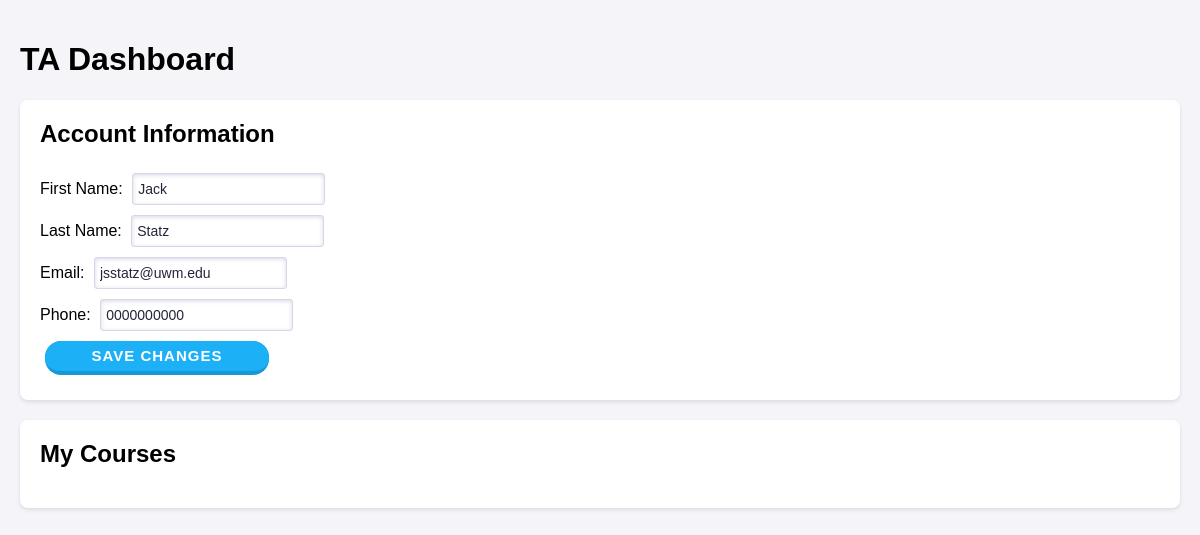
Before: /TADashboard/4/ with the older database file.
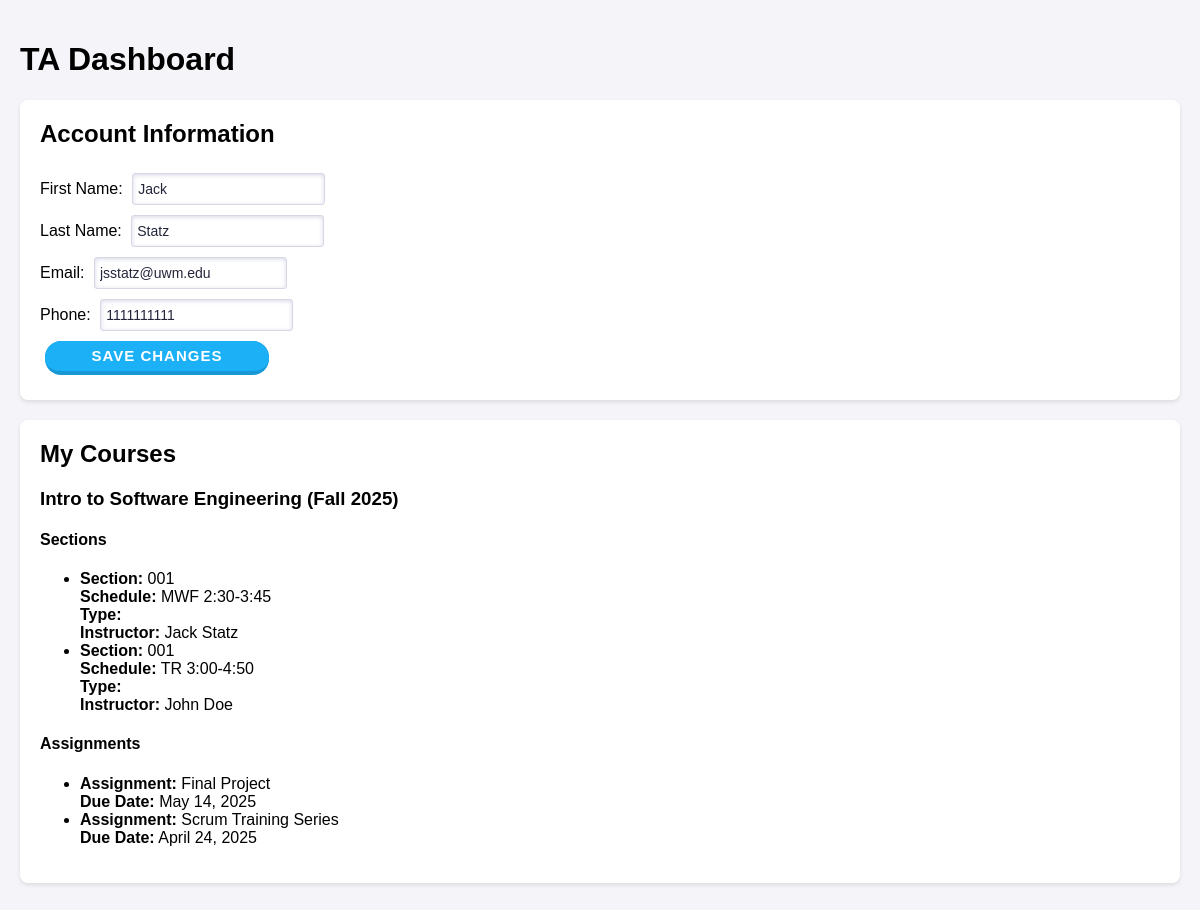
After: the same page with the newer database file.
### ScheduleAppData/models.py (models this page shows)
class User(models.Model):
    class Role(models.TextChoices):
        Supervisor = "Supervisor"
        Instructor = "Instructor"
        TA = "TA"
    Id = models.AutoField(primary_key=True)
    FirstName = models.CharField(max_length=120)
    LastName = models.CharField(max_length=120)
    Email = models.CharField(max_length=120)
    Password = models.CharField(max_length=120)
    Phone = models.CharField(max_length=120)
    Role = models.CharField(choices=Role.choices, max_length=20)

class Courses(models.Model):
    Id = models.AutoField(primary_key=True)
    CourseName = models.CharField(max_length=120)
    Semester = models.CharField(max_length=120)
    Year = models.IntegerField()

class Sections(models.Model):
    class SectionType(models.TextChoices):
        Lab = "Lab"
        Lecture = "Lecture"
    Id = models.AutoField(primary_key=True)
    CourseId = models.ForeignKey(Courses, on_delete=models.CASCADE)
    SectionNum = models.CharField(max_length=120)
    Schedule = models.CharField(max_length=120)
    SectionType = models.CharField(choices=SectionType.choices, max_length=20)
    InstructorId = models.ForeignKey(User, on_delete=models.CASCADE)

class Assignments(models.Model):
    Id = models.AutoField(primary_key=True)
    AssignmentName = models.CharField(max_length=120)
    DueDate = models.DateField()
    CourseId = models.ForeignKey(Courses, on_delete=models.CASCADE)

### ScheduleAppData/views.py (the view, shortened to what this page needs)
# urls.py: path('TADashboard/', TADashboard.as_view()),path('TADashboard/<int:TA_id>/', TADashboard.as_view(), name='TA_dashboard'),
class TADashboard(View):
    def get(self, request, TA_id):
        from ScheduleAppData.models import Courses, Assignments, Sections
        TA = User.objects.get(pk=TA_id)
        courses = Courses.objects.filter(sections__InstructorId=TA).distinct()
        for course in courses:
            course.sections = Sections.objects.filter(CourseId=course)
            course.assignments = Assignments.objects.filter(CourseId=course)
        return render(request, 'TADashboard.html', {
            'TA': TA,
            'courses': courses
        })

### templates/TADashboard.html (shortened to what this page needs)
{% load static %}
<!DOCTYPE html>
<html lang="en">
<head>
    <link rel="stylesheet" href="{% static 'css/styles.css' %}">
</head>
<body>
    <div class="container">
        <h1>TA Dashboard</h1>
        <div class="section">
            <h2>Account Information</h2>
            <form method="POST">
                <div class="form-group">
                    <label for="firstName">First Name:</label>
                    <input type="text" id="firstName" name="firstName" value="{{ TA.FirstName }}" class="text-field" required>
                </div>
                <div class="form-group">
                    <label for="lastName">Last Name:</label>
                    <input type="text" id="lastName" name="lastName" value="{{ TA.LastName }}" class="text-field" required>
                </div>
                <div class="form-group">
                    <label for="email">Email:</label>
                    <input type="email" id="email" name="email" value="{{ TA.Email }}" class="text-field" required>
                </div>
                <div class="form-group">
                    <label for="phone">Phone:</label>
                    <input type="tel" id="phone" name="phone" value="{{ TA.Phone }}" class="text-field" required>
                </div>
                <button type="submit" name="update_account" class="button">Save Changes</button>
            </form>
        </div>
        <div class="section">
            <h2>My Courses</h2>
            {% for course in courses %}
                <div class="course">
                    <h3>{{ course.CourseName }} ({{ course.Semester }} {{ course.Year }})</h3>
                    <h4>Sections</h4>
                    <ul>
                        {% for section in course.sections %}
                            <li>
                                <strong>Section:</strong> {{ section.SectionNum }}<br>
                                <strong>Schedule:</strong> {{ section.Schedule }}<br>
                                <strong>Type:</strong> {{ section.SectionType }}<br>
                                <strong>Instructor:</strong> {{ section.InstructorId.FirstName }} {{ section.InstructorId.LastName }}
                            </li>
                        {% endfor %}
                    </ul>
                    <h4>Assignments</h4>
                    <ul>
                        {% for assignment in course.assignments %}
                            <li>
                                <strong>Assignment:</strong> {{ assignment.AssignmentName }}<br>
                                <strong>Due Date:</strong> {{ assignment.DueDate }}
                            </li>
                        {% endfor %}
                    </ul>
                </div>
            {% endfor %}
        </div>
    </div>
</body>
</html>

Changed rows visible on the page:
changed User "Jack": phone "0000000000" → "1111111111"
now on this page (row unchanged): Courses: CourseName "Intro to Software Engineering", Semester "Fall", Year "2025"
added Sections: SectionNum "001", Schedule "MWF 2:30-3:45", InstructorId.FirstName "Jack", InstructorId.LastName "Statz"
added Sections: SectionNum "001", Schedule "TR 3:00-4:50", InstructorId.FirstName "John", InstructorId.LastName "Doe"
added Assignments: AssignmentName "Final Project", DueDate "May 14, 2025"
added Assignments: AssignmentName "Scrum Training Series", DueDate "April 24, 2025"
